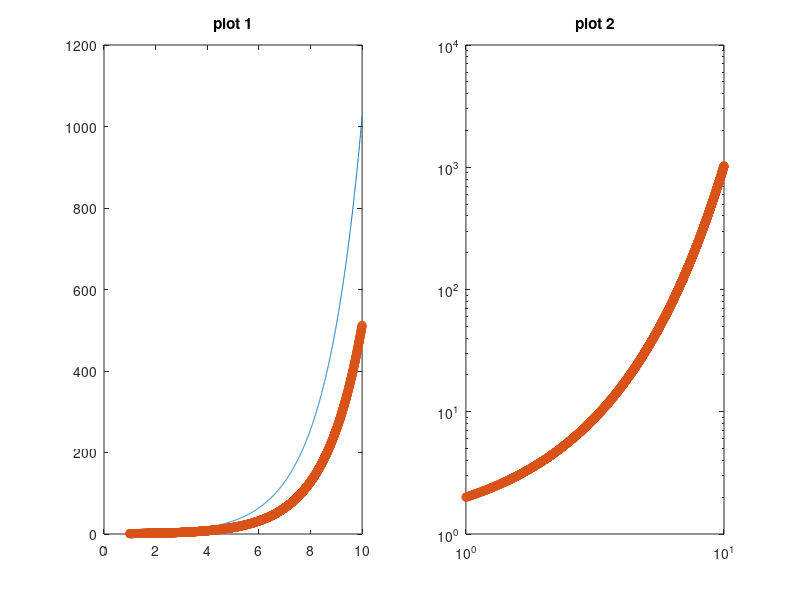

Here is the MATLAB script that generated this plot:
%% Review of 9/4's Lecture and MATLAB codes
%%basic calculation
a = 1;
b = 0.5;
v1 = [1;
    2;
    3;
    4;
    5];
a + b
disp(a * b);
disp("v1 * b"); 
disp(b * v1);
v2 = [1 3 5];
8 * v2
disp("v1 * v2");
v1 .* v2
disp("v2 * v1");
v2 .* v1
%% vector multiplication
v1 = [1;
    2;
    3;
    4;
    5];
v2 = [1;
    1;
    1;
    1;
    1]
v3 = [1 2 2 2 2];
v4 = repmat(v3,5,1);
a = 3
disp("v1 dot asterik v2");
disp(v1 .* v2);
%'.*' means element wise multiplication, 
% where A_(ij) = a_(ij) * b_(ij) if a and b are two arrays(same shape
% vectors)
% if a and b are respectively row and column vectors, A_(ij) = a(i) * b(j),
% or enlarge and and b into a same size matrix with multiple a and b
disp("a times v1");
disp(a * v1);
disp(a .* v1);
disp('v1 and v3')
disp(v1 * v3);
disp(v1 .* v3);
disp(v1 .* v4);
%solve Linear equation
A = [1,3,3;
    2,3,4;
    6,4,5];
b = [8;
    9;
    3];
x = A\b %\b to find the A^-1 b
disp('A');
disp(A');%conjugate transpose
% SVD
[U,S,V] = svd(A)
disp([U,S,V])
%% useful functions
A = linspace(0,100,11);%11 numbers uniformly distributed from 0 to 100
%start, end, number of numbers(len of array)
disp(A)
%% define functions or directly creating related results
% create functions
f = @(x) 2 .^x;
disp(f(3));
a = linspace(1,10,2000);
disp(f(a));
% or we can directly create one
g = 2 .^ a;
disp(f(a) - g);
%% Plotting
figure(1);
subplot(1,2,1);%rows, columns, and number of plots(5 means the 5th subplot 
% in the plot)

plot(a,f(a),'-');hold on %hold on to continue drawing on the same plot
plot(a, f(a)- 0.5 *g, 'o');
%x-value, y-value, notation, color...
title('plot 1');
subplot(1,2,2);

semilogy(a,f(a),'.');hold on
loglog(a,f(a),'o');
title('plot 2');%the two line are almost the same as log y is 
% approximately y


